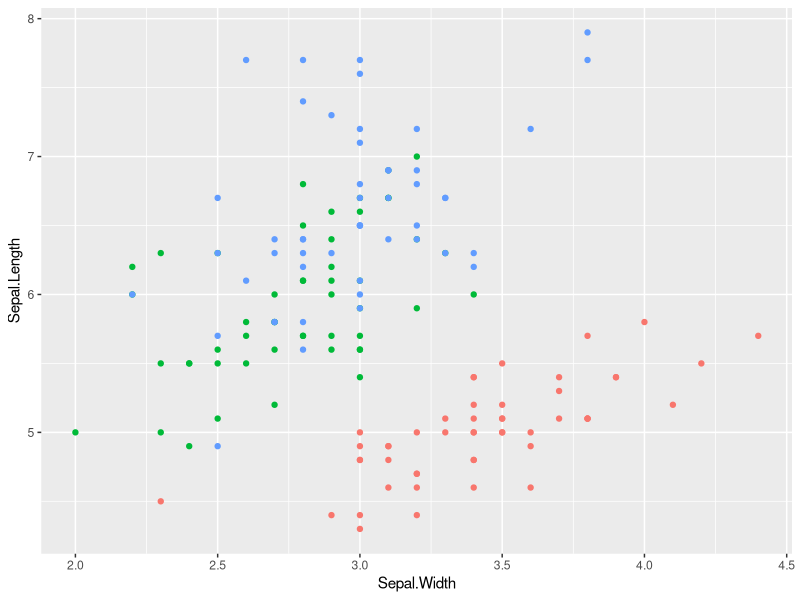

Reproduce this figure in R. (Note: this script raises an error after producing the figure.)
## ---- chunk 1
knitr::opts_chunk$set(echo = FALSE)
date_text <- "`r format(Sys.Date(), '%B %d, %Y')`"
## ---- chunk 2
library(ggplot2)
ggplot(iris, aes(x = Sepal.Width, y = Sepal.Length)) +
    geom_point(aes(color=Species), show.legend = F)
## ---- chunk 3
knitr::include_graphics("tux.png")
